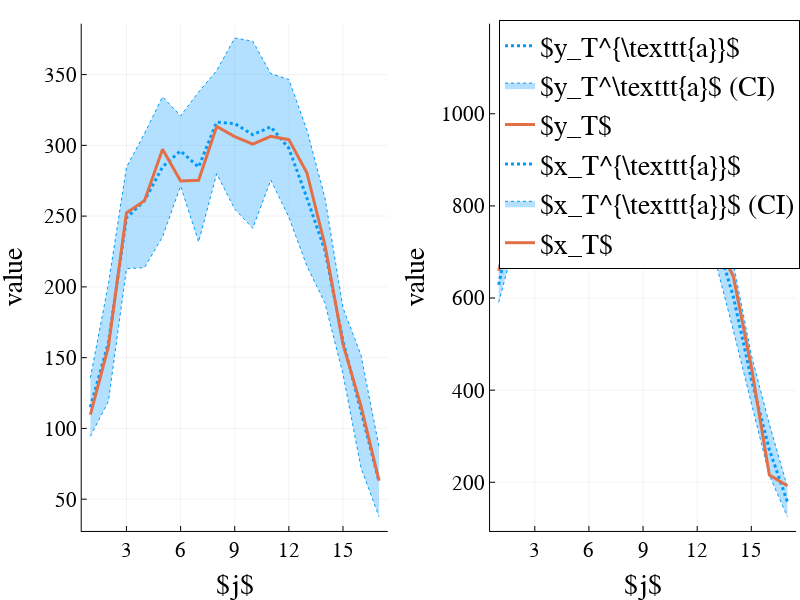

Notebook cell for this chart:
### Code cell
plot(figs_vis[1], figs_vis[2])

### Figure 1 — Plotly figure (JSON) as saved in the notebook; plotly's stock layout.template omitted (floating-point values rounded to 4 significant figures)
{"data": [{"colorbar": {"len": 0.9059, "title": "", "x": 0.4847, "y": 0.5405}, "legendgroup": "$y_T^{\\texttt{a}}$", "line": {"color": "rgba(0, 154, 250, 1.000)", "dash": "dot", "shape": "linear", "width": 3}, "mode": "lines", "name": "$y_T^{\\texttt{a}}$", "showlegend": true, "type": "scatter", "x": [1, 2, 3, 4, 5, 6, 7, 8, 9, 10, 11, 12, 13, 14, 15, 16, 17], "xaxis": "x1", "y": [115.1, 160.6, 248.7, 261, 284.8, 296.1, 284.7, 316.4, 315.4, 307.5, 313.1, 297.9, 262.8, 225.8, 161.8, 111.9, 62.3], "yaxis": "y1"}, {"colorbar": {"len": 0.9059, "title": "", "x": 0.4847, "y": 0.5405}, "legendgroup": "$y_T^\\texttt{a}$ (CI)", "line": {"color": "rgba(0, 154, 250, 1.000)", "dash": "dot", "shape": "linear", "width": 1}, "mode": "lines", "name": "$y_T^\\texttt{a}$ (CI)", "showlegend": false, "type": "scatter", "x": [1, 2, 3, 4, 5, 6, 7, 8, 9, 10, 11, 12, 13, 14, 15, 16, 17], "xaxis": "x1", "y": [135.7, 202.1, 284.6, 308.4, 334.3, 320.9, 337.7, 352.8, 375.8, 373.6, 350.7, 346.6, 310.8, 263, 185.2, 151.7, 86.89], "yaxis": "y1"}, {"colorbar": {"len": 0.9059, "title": "", "x": 0.4847, "y": 0.5405}, "fill": "tonexty", "fillcolor": "rgba(0, 154, 250, 0.300)", "legendgroup": "$y_T^\\texttt{a}$ (CI)", "line": {"color": "rgba(0, 154, 250, 1.000)", "dash": "dot", "shape": "linear", "width": 1}, "mode": "lines", "name": "$y_T^\\texttt{a}$ (CI)", "showlegend": true, "type": "scatter", "x": [1, 2, 3, 4, 5, 6, 7, 8, 9, 10, 11, 12, 13, 14, 15, 16, 17], "xaxis": "x1", "y": [94.47, 119.1, 212.8, 213.6, 235.3, 271.3, 231.7, 280.0, 255.0, 241.4, 275.5, 249.2, 214.8, 188.6, 138.4, 72.09, 37.71], "yaxis": "y1"}, {"colorbar": {"len": 0.9059, "title": "", "x": 0.4847, "y": 0.5405}, "legendgroup": "$y_T$", "line": {"color": "rgba(227, 111, 71, 1.000)", "dash": "solid", "shape": "linear", "width": 3}, "mode": "lines", "name": "$y_T$", "showlegend": true, "type": "scatter", "x": [1, 2, 3, 4, 5, 6, 7, 8, 9, 10, 11, 12, 13, 14, 15, 16, 17], "xaxis": "x1", "y": [109.8, 157.7, 252.3, 260.9, 297.2, 274.9, 275.4, 313.4, 306.2, 300.9, 306.4, 304.0, 280.6, 229.6, 159.6, 115.7, 63.04], "yaxis": "y1"}, {"colorbar": {"len": 0.9059, "title": "", "x": 0.9951, "y": 0.5405}, "legendgroup": "$x_T^{\\texttt{a}}$", "line": {"color": "rgba(0, 154, 250, 1.000)", "dash": "dot", "shape": "linear", "width": 3}, "mode": "lines", "name": "$x_T^{\\texttt{a}}$", "showlegend": true, "type": "scatter", "x": [1, 2, 3, 4, 5, 6, 7, 8, 9, 10, 11, 12, 13, 14, 15, 16, 17], "xaxis": "x2", "y": [628.9, 817.2, 1110.0, 1046.0, 1083, 1023.0, 993.3, 993.9, 970.9, 911.3, 897.8, 832.2, 734.7, 603.2, 424.1, 270.7, 157.7], "yaxis": "y2"}, {"colorbar": {"len": 0.9059, "title": "", "x": 0.9951, "y": 0.5405}, "legendgroup": "$x_T^{\\texttt{a}}$ (CI)", "line": {"color": "rgba(0, 154, 250, 1.000)", "dash": "dot", "shape": "linear", "width": 1}, "mode": "lines", "name": "$x_T^{\\texttt{a}}$ (CI)", "showlegend": false, "type": "scatter", "x": [1, 2, 3, 4, 5, 6, 7, 8, 9, 10, 11, 12, 13, 14, 15, 16, 17], "xaxis": "x2", "y": [666.9, 896.4, 1164.0, 1086.0, 1143.0, 1097.0, 1068.0, 1050.0, 1044.0, 1006.0, 933.6, 902.2, 787.8, 675.9, 476.4, 326.3, 189.9], "yaxis": "y2"}, {"colorbar": {"len": 0.9059, "title": "", "x": 0.9951, "y": 0.5405}, "fill": "tonexty", "fillcolor": "rgba(0, 154, 250, 0.300)", "legendgroup": "$x_T^{\\texttt{a}}$ (CI)", "line": {"color": "rgba(0, 154, 250, 1.000)", "dash": "dot", "shape": "linear", "width": 1}, "mode": "lines", "name": "$x_T^{\\texttt{a}}$ (CI)", "showlegend": true, "type": "scatter", "x": [1, 2, 3, 4, 5, 6, 7, 8, 9, 10, 11, 12, 13, 14, 15, 16, 17], "xaxis": "x2", "y": [590.9, 738.0, 1055.0, 1007.0, 1023.0, 949.0, 919.0, 937.9, 897.4, 816.6, 862.0, 762.2, 681.6, 530.5, 371.8, 215.1, 125.5], "yaxis": "y2"}, {"colorbar": {"len": 0.9059, "title": "", "x": 0.9951, "y": 0.5405}, "legendgroup": "$x_T$", "line": {"color": "rgba(227, 111, 71, 1.000)", "dash": "solid", "shape": "linear", "width": 3}, "mode": "lines", "name": "$x_T$", "showlegend": true, "type": "scatter", "x": [1, 2, 3, 4, 5, 6, 7, 8, 9, 10, 11, 12, 13, 14, 15, 16, 17], "xaxis": "x2", "y": [658.8, 801.5, 1069.0, 1056.0, 1035.0, 1112.0, 1039.0, 914.7, 1012.0, 909.3, 834.4, 825.7, 722.7, 647.7, 450.6, 215.8, 192.5], "yaxis": "y2"}], "layout": {"annotations": [], "height": 600, "include_mathjax": "cdn", "legend": {"bgcolor": "rgba(255, 255, 255, 1.000)", "bordercolor": "rgba(0, 0, 0, 1.000)", "borderwidth": 1, "font": {"color": "rgba(0, 0, 0, 1.000)", "family": "sans-serif", "size": 28}, "title": {"font": {"color": "rgba(0, 0, 0, 1.000)", "family": "sans-serif", "size": 15}, "text": ""}, "tracegroupgap": 0, "traceorder": "normal", "x": 1, "xanchor": "right", "y": 1, "yanchor": "top"}, "margin": {"b": 20, "l": 0, "r": 0, "t": 20}, "paper_bgcolor": "rgba(255, 255, 255, 1.000)", "plot_bgcolor": "rgba(255, 255, 255, 1.000)", "showlegend": true, "width": 800, "xaxis1": {"anchor": "y1", "domain": [0.1021, 0.4847], "gridcolor": "rgba(0, 0, 0, 0.100)", "gridwidth": 0.5, "linecolor": "rgba(0, 0, 0, 1.000)", "mirror": false, "range": [0.52, 17.48], "showgrid": true, "showline": true, "showticklabels": true, "tickangle": 0, "tickcolor": "rgb(0, 0, 0)", "tickfont": {"color": "rgba(0, 0, 0, 1.000)", "family": "sans-serif", "size": 21}, "tickmode": "array", "ticks": "inside", "ticktext": ["3", "6", "9", "12", "15"], "tickvals": [3, 6, 9, 12, 15], "title": "$j$", "titlefont": {"color": "rgba(0, 0, 0, 1.000)", "family": "sans-serif", "size": 28}, "type": "-", "visible": true, "zeroline": false, "zerolinecolor": "rgba(0, 0, 0, 1.000)"}, "xaxis2": {"anchor": "y2", "domain": [0.6126, 0.9951], "gridcolor": "rgba(0, 0, 0, 0.100)", "gridwidth": 0.5, "linecolor": "rgba(0, 0, 0, 1.000)", "mirror": false, "range": [0.52, 17.48], "showgrid": true, "showline": true, "showticklabels": true, "tickangle": 0, "tickcolor": "rgb(0, 0, 0)", "tickfont": {"color": "rgba(0, 0, 0, 1.000)", "family": "sans-serif", "size": 21}, "tickmode": "array", "ticks": "inside", "ticktext": ["3", "6", "9", "12", "15"], "tickvals": [3, 6, 9, 12, 15], "title": "$j$", "titlefont": {"color": "rgba(0, 0, 0, 1.000)", "family": "sans-serif", "size": 28}, "type": "-", "visible": true, "zeroline": false, "zerolinecolor": "rgba(0, 0, 0, 1.000)"}, "yaxis1": {"anchor": "x1", "domain": [0.08758, 0.9934], "gridcolor": "rgba(0, 0, 0, 0.100)", "gridwidth": 0.5, "linecolor": "rgba(0, 0, 0, 1.000)", "mirror": false, "range": [27.56, 386.0], "showgrid": true, "showline": true, "showticklabels": true, "tickangle": 0, "tickcolor": "rgb(0, 0, 0)", "tickfont": {"color": "rgba(0, 0, 0, 1.000)", "family": "sans-serif", "size": 21}, "tickmode": "array", "ticks": "inside", "ticktext": ["50", "100", "150", "200", "250", "300", "350"], "tickvals": [50, 100, 150, 200, 250, 300, 350], "title": "value", "titlefont": {"color": "rgba(0, 0, 0, 1.000)", "family": "sans-serif", "size": 28}, "type": "-", "visible": true, "zeroline": false, "zerolinecolor": "rgba(0, 0, 0, 1.000)"}, "yaxis2": {"anchor": "x2", "domain": [0.08758, 0.9934], "gridcolor": "rgba(0, 0, 0, 0.100)", "gridwidth": 0.5, "linecolor": "rgba(0, 0, 0, 1.000)", "mirror": false, "range": [94.33, 1196.0], "showgrid": true, "showline": true, "showticklabels": true, "tickangle": 0, "tickcolor": "rgb(0, 0, 0)", "tickfont": {"color": "rgba(0, 0, 0, 1.000)", "family": "sans-serif", "size": 21}, "tickmode": "array", "ticks": "inside", "ticktext": ["200", "400", "600", "800", "1000"], "tickvals": [200, 400, 600, 800, 1000], "title": "value", "titlefont": {"color": "rgba(0, 0, 0, 1.000)", "family": "sans-serif", "size": 28}, "type": "-", "visible": true, "zeroline": false, "zerolinecolor": "rgba(0, 0, 0, 1.000)"}}}
